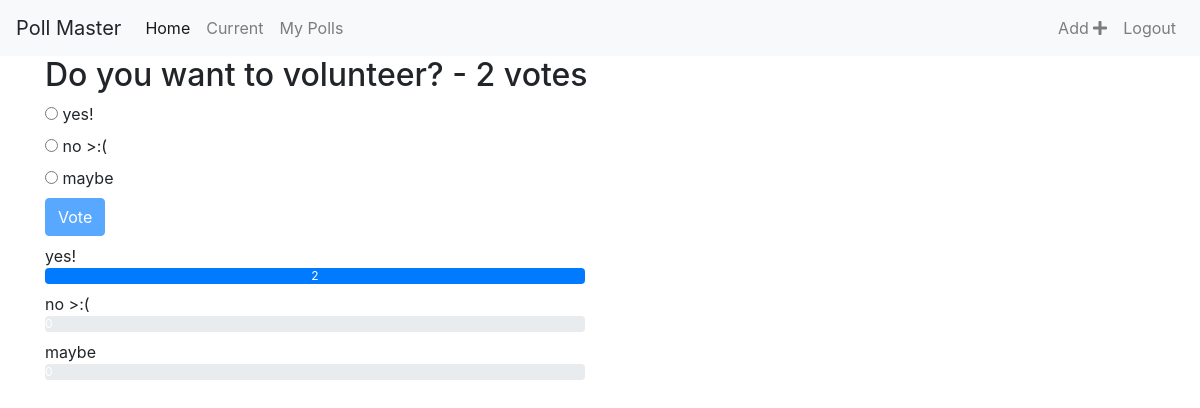
Screenshot of /polls/details/12/ (signed in) with the database file from the repository.
### polls/models.py (models this page shows, shortened)
class Poll(models.Model):
    owner = models.ForeignKey(User, on_delete=models.CASCADE, default=1)
    question_text = models.CharField(max_length=200)
    pub_date = models.DateField()
    def __str__(self):
        return self.question_text
    def user_can_vote(self, user):
        user_votes = user.vote_set.all()
        qs = user_votes.filter(poll=self)
        if qs.exists():
            return False
        return True
    @property
    def num_votes(self):
        return self.vote_set.count()
    def get_results_dict(self):
        res = []
        for choice in self.choice_set.all():
            d = {}
            d['question_text'] = choice.choice_text
            d['num_votes'] = choice.num_votes
            if not self.num_votes:
                d['percentage'] = 0
            else:
                d['percentage'] = choice.num_votes / self.num_votes * 100
            res.append(d)
        return res

class Choice(models.Model):
    poll = models.ForeignKey(Poll, on_delete=models.CASCADE)
    choice_text = models.CharField(max_length=200)
    @property
    def num_votes(self):
        return self.vote_set.count()

### polls/views.py (the view)
# urls.py: path('details/<int:poll_id>/', views.poll_detail, name='detail'),
@login_required
def poll_detail(request, poll_id):
    poll = get_object_or_404(Poll, id=poll_id)
    user_can_vote = poll.user_can_vote(request.user)
    results = poll.get_results_dict()
    context = {'poll': poll, 'user_can_vote': user_can_vote, 'results': results}
    return render(request, 'poll_detail.html', context)

### polls/templates/poll_detail.html (shortened to what this page needs)
{% extends 'base.html' %}
{% block content %}
<div class="container">
  <h2>{{poll}} - {{poll.num_votes}} votes</h2>
  <form action="{% url 'polls:vote' poll.id %}" method="post">
    {% for choice in poll.choice_set.all %}
      <input type="radio"
             name="choice"
             id="choice{{ forloop.counter }}"
             value="{{choice.id}}"/>
      <label for="choice{{ forloop.counter }}">{{ choice.choice_text }}</label>
      <br/>
    {% endfor %}
    <input class="btn btn-primary mb-2" type="submit" value="Vote" {% if not user_can_vote %}disabled{% endif %}>
  </form>
  {% if not user_can_vote %}
    {% for choice_dict in results %}
    <div class="row">
      <div class="col-sm-6">
        {{ choice_dict.question_text}}
        <div class="progress mb-2">
          <div class="progress-bar" role="progressbar" style="width: {{ choice_dict.percentage }}%;">{{ choice_dict.num_votes }}</div>
        </div>
      </div>
    </div>
    {% endfor %}
  {% else %}
    <p>Vote to see results!</p>
  {% endif %}
</div>
{% endblock %}

### rows the page displays
Poll: question_text "Do you want to volunteer?", num_votes "2"
Choice: choice_text "yes!", question_text "yes!"
Choice: choice_text "no >:(", question_text "no >:("
Choice: choice_text "maybe", question_text "maybe"

### other values shown
{{ choice_dict.num_votes }} "2" "0" "0"
